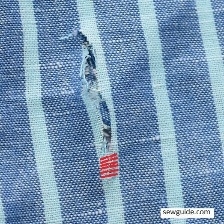
#> input picture fabric-defect-detection/images/defective_images/10.jpg, 224 x 224 px, given in place of .jpg, which was not available
$ python defect_detect_image.py
#> lines starting #> are read from the running program, lines starting #| are printed output that depends on the picture; after the words box and inside, x2 and y2 are one past the last pixel; in counts of white or black regions, pixels touching at a corner belong together; pictures that were not available may be replaced by others from this repository, and a replacement may not be noted
import cv2
import numpy as np

# Load the fabric image
fabric = cv2.imread('.jpg')
#> fabric is the input picture: shape (224, 224, 3); mean B, G, R 178.2, 148.1, 116.9

# Convert the image to grayscale
gray_fabric = cv2.cvtColor(fabric, cv2.COLOR_BGR2GRAY)
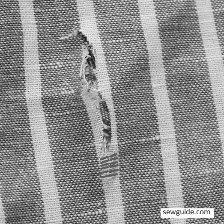
#> gray_fabric: shape (224, 224); min 17, max 255, mean 142.2


#Apply median blur filter to remove noise
median = cv2.medianBlur(gray_fabric, 5)
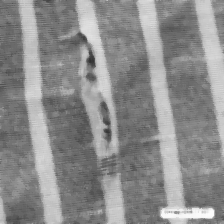
#> median: shape (224, 224); min 47, max 252, mean 140.2

#Perform Canny edge detection
edges = cv2.Canny(median, 80, 150)
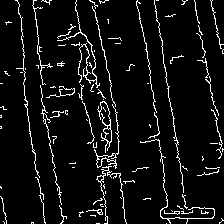
#> edges: shape (224, 224); 6.6% white in thin lines or dots

# Find contours
contours, hierarchy = cv2.findContours(edges, cv2.RETR_TREE, cv2.CHAIN_APPROX_SIMPLE)
#> contours = 109 contours, 100 with area under 20; largest, box (x1, y1, x2, y2) and area: (97, 101, 112, 153) 112, (103, 128, 112, 143) 76, (57, 0, 100, 88) 54, (96, 166, 127, 224) 48, (94, 104, 120, 169) 29


# Initialize counters
num_defects = 0
# confidences = {}
# for c in classes:
#     confidences[c] = []

# Loop through contours and classify defects
for c in contours:
    area = cv2.contourArea(c)
    perimeter = cv2.arcLength(c, True)
    x, y, w, h = cv2.boundingRect(c)

    #detect holes
    if perimeter > 0 and (4 * 3.1415 * area) / (perimeter ** 2) > 0.75:
        cv2.drawContours(fabric, [c], -1, (255, 0, 0), 2)                   #Blue
        #cv2.rectangle(fabric, (x, y), (x+w, y+h), (0, 0, 255), 2)
        label = "Hole"
        confidence = "{:.2f}%".format(((4 * 3.1415 * area) / (perimeter ** 2)) * 100)
        cv2.putText(fabric, f"{label} {confidence}", (x, y - 10), cv2.FONT_HERSHEY_SIMPLEX, 0.3, (255, 0, 0), 1)

    # Classify irregular contours as snags
    elif area > 100 and h / w > 2:
        #cv2.drawContours(fabric, [c], -1, (255, 0, 0), 2)
        cv2.rectangle(fabric, (x, y), (x+w, y+h), (0, 255, 0), 2)            #Green
        label = "Snags"
        confidence = "{:.2f}%".format(h / w * 100)
        cv2.putText(fabric, f"{label} {confidence}", (x, y - 10), cv2.FONT_HERSHEY_SIMPLEX, 0.3, (0, 255, 0), 1)

    # Classify thin and elongated contours as extra threads
    elif area > 50 and w / h > 10:
        #cv2.drawContours(fabric, [c], -1, (0, 255, 0), 2)
        cv2.rectangle(fabric, (x, y), (x+w, y+h), (255, 255, 255), 2)        #White
        label = "Extra Threads"
        confidence = "{:.2f}%".format(w / h * 100)
        cv2.putText(fabric, f"{label} {confidence}", (x, y - 10), cv2.FONT_HERSHEY_SIMPLEX, 0.3, (255, 255, 255), 1)

    # detect weaving defects
    elif area > 100 or perimeter < 50:
        #cv2.drawContours(fabric, [c], -1, (0, 0, 255), 2)
        cv2.rectangle(fabric, (x, y), (x+w, y+h), (255, 255, 0), 2)           #skyblue
        label = "Weaving"
        confidence = "{:.2f}%".format(w / h * 100)
        cv2.putText(fabric, f"{label} {confidence}", (x, y - 10), cv2.FONT_HERSHEY_SIMPLEX, 0.3, (255, 0, 0), 1)
#> this loop made 109 passes
#> (area, perimeter, x, y, w, h, label, confidence) on passes 13, 36, 56, 57: (21.5, 40.73, 86, 209, 17, 6, 'Weaving', '283.33%'), (23, 19.31, 97, 175, 7, 7, 'Hole', '77.48%'), (112.5, 252.6, 97, 101, 15, 52, 'Snags', '346.67%'), (75.5, 44.04, 103, 128, 9, 15, 'Weaving', '60.00%')
#> (area, perimeter, x, y, w, h) on passes 35, 42, 54: (47.5, 373.3, 96, 166, 31, 58), (24, 434.2, 140, 139, 75, 85), (29, 321.1, 94, 104, 26, 65)
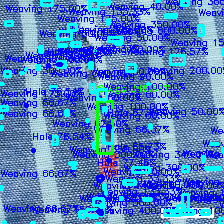
#> fabric: shape (224, 224, 3); mean B, G, R 197.9, 127, 83.1


# Evaluate severity of defects
if num_defects > 5:
    print("Fabric is highly defective.")
elif num_defects > 2:
    print("Fabric has moderate defects.")
else:
    print("Fabric has few defects.")


# Display the result image
cv2.imshow('Fabric with Defects', fabric)
#cv2.imshow('Fabric with Defects',median)
cv2.waitKey(0)
cv2.destroyAllWindows()

$ run again, on fabric-defect-detection/images/defective_images/11.jpg
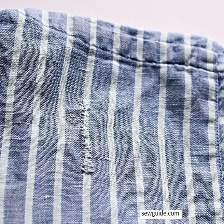
#> input picture fabric-defect-detection/images/defective_images/11.jpg, 224 x 224 px, given in place of .jpg, which was not available
#> fabric is the input picture: shape (224, 224, 3); mean B, G, R 178.9, 161.3, 154.8
#> `edges = cv2.Canny(median, 80, 150)`:
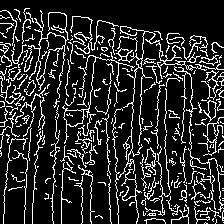
#> edges: shape (224, 224); 16% white in thin lines or dots
#> contours = 274 contours, 247 with area under 20; largest, box (x1, y1, x2, y2) and area: (25, 10, 69, 99) 628, (36, 32, 66, 80) 512, (62, 52, 135, 144) 294, (63, 109, 84, 127) 255, (116, 26, 207, 178) 234
#> the loop `for c in contours:` made 274 passes
#> (area, perimeter, x, y, w, h, label, confidence) on pass 42: (26, 19.31, 181, 190, 6, 8, 'Hole', '87.59%')
#> after the loop `for c in contours:`:
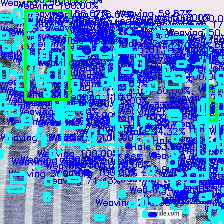
#> fabric: shape (224, 224, 3); mean B, G, R 218.9, 136.9, 72.5
